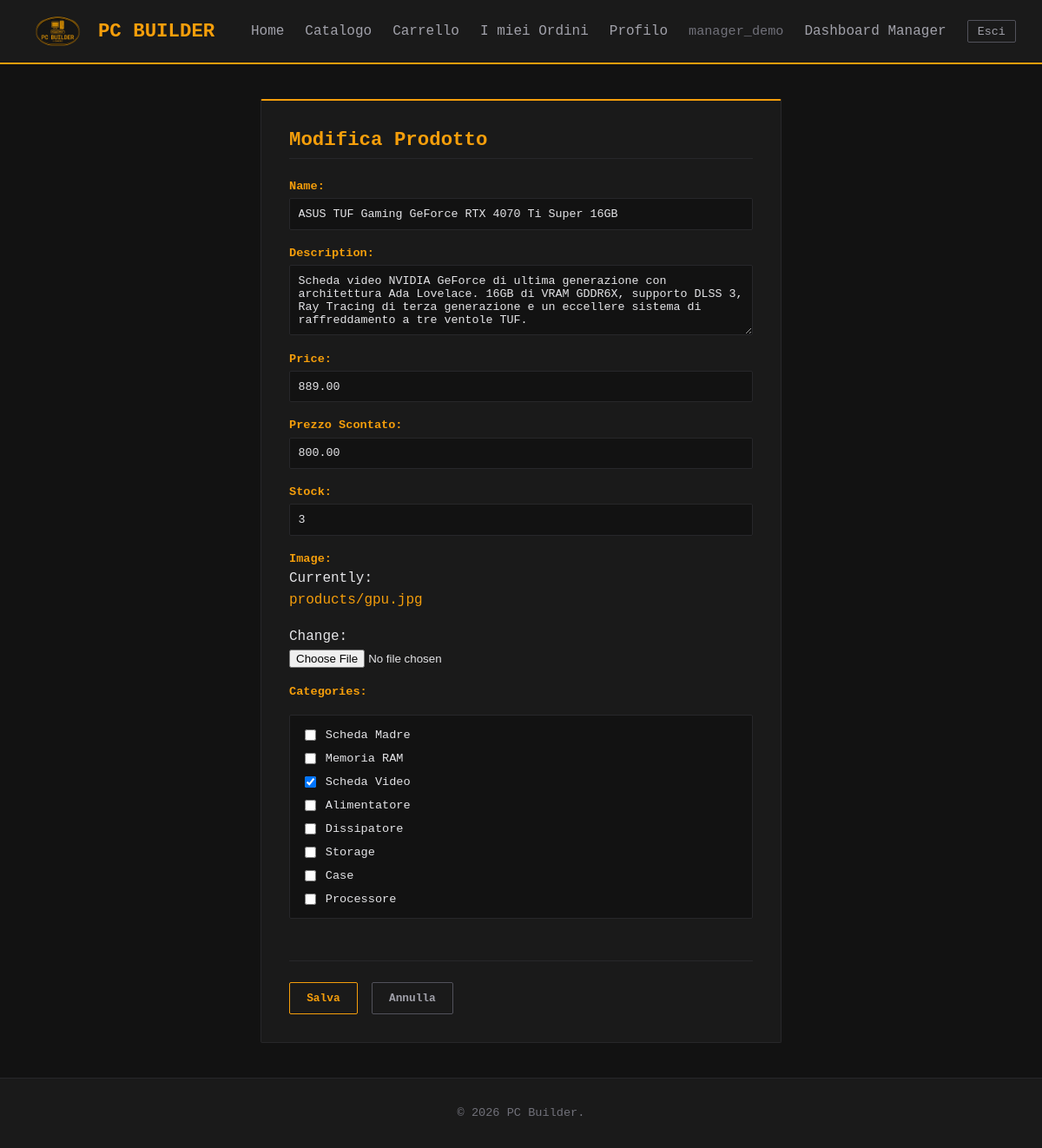
Page /shop/dashboard/product/7/edit/ (signed in) on the earlier database version.
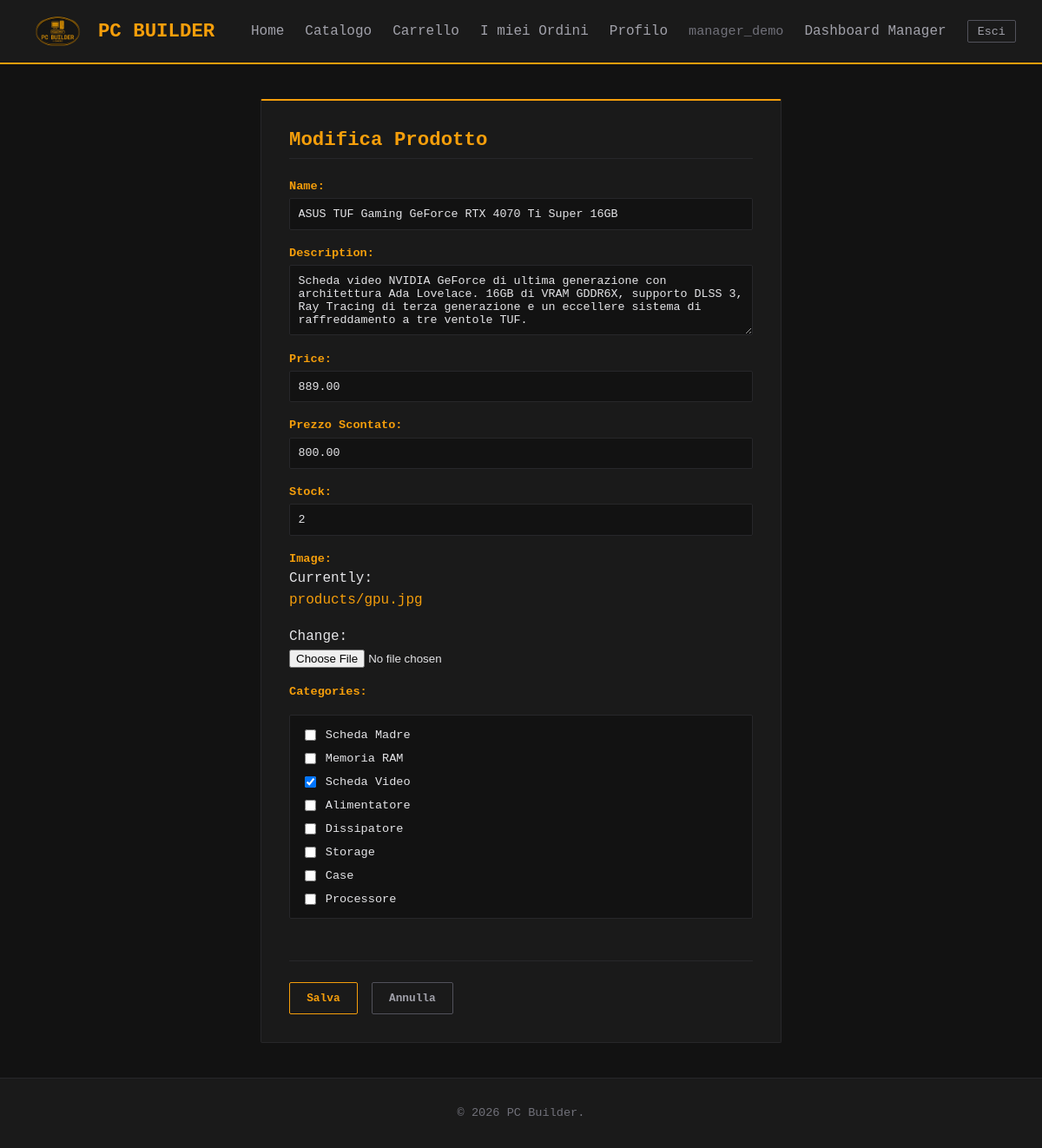
Same page on the later database version.
### shop/models.py (models this page shows, shortened)
class Product(models.Model):
    name = models.CharField(max_length=200)
    description = models.TextField(blank=True)
    price = models.DecimalField(max_digits=10, decimal_places=2, validators=[MinValueValidator(0)])
    discount_price = models.DecimalField(max_digits=10, decimal_places=2, blank=True, null=True, validators=[MinValueValidator(0)], verbose_name="Prezzo Scontato")
    stock = models.IntegerField(default=0, validators=[MinValueValidator(0)])
    image = models.ImageField(upload_to='products/', default='products/default.png', blank=True)
    categories = models.ManyToManyField(Category, related_name='products', blank=True)
    class Meta:
        constraints = [
            models.CheckConstraint(
                check=models.Q(price__gte=0),
                name='product_price_gte_zero'
            ),
            models.CheckConstraint(
                check=models.Q(stock__gte=0),
                name='product_stock_gte_zero'
            ),
            models.CheckConstraint(
                check=models.Q(discount_price__lt=models.F('price')) | models.Q(discount_price__isnull=True),
                name='product_discount_price_lt_price'
            ),
        ]

class Category(models.Model):
    name = models.CharField(max_length=100)
    def __str__(self):
        return self.name

### shop/views.py (the view, shortened to what this page needs)
# urls.py: path("dashboard/product/<int:pk>/edit/", views.ProductUpdateView.as_view(), name="product_update"),
class ProductUpdateView(ManagerFormMixin, UpdateView):
    model = Product
    form_class = ProductForm
    permission_required = 'shop.change_product'
    entity_title = 'Prodotto'

### shop/forms.py (shortened to what this page needs)
class ProductForm(forms.ModelForm):
    class Meta:
        model = Product
        fields = ['name', 'description', 'price', 'discount_price', 'stock', 'image', 'categories']
        widgets = {
            'name': forms.TextInput(attrs={'class': 'form-control', 'placeholder': 'Nome del Prodotto'}),
            'description': forms.Textarea(attrs={'class': 'form-control', 'rows': 4, 'placeholder': 'Descrizione...'}),
            'price': forms.NumberInput(attrs={'class': 'form-control', 'step': '0.01', 'min': '0'}),
            'discount_price': forms.NumberInput(attrs={'class': 'form-control', 'step': '0.01', 'min': '0', 'placeholder': 'Lascia vuoto se non scontato'}),
            'stock': forms.NumberInput(attrs={'class': 'form-control', 'min': '0'}),
            'image': CustomClearableFileInput(attrs={'class': 'form-control'}),
            'categories': forms.CheckboxSelectMultiple(attrs={'class': 'category-checkboxes'}),
        }

### shop/cart.py (called while the page is built)
    def get_total_items(self):
        return sum(item['quantity'] for item in self)

    def __len__(self):
        return self.get_total_items()

### shop/context_processors.py (called while the page is built)
def cart(request):
    return {'cart': Cart(request)}

### templates/shop/entity_form.html (shortened to what this page needs)
{% extends 'base.html' %}
{% load static %}
{% block css %}
    <link rel="stylesheet" href="{% static 'css/dashboard.css' %}">
{% endblock %}
{% block content %}
<div class="form-card entity-form">
    <h2>
        {% if entity_type == 'order' %}
            Aggiorna Ordine #{{ object.id }}
        {% else %}
            {% if object %}Modifica{% else %}Aggiungi{% endif %} {{ entity_title }}
        {% endif %}
    </h2>
    <form method="post" enctype="multipart/form-data">
        {{ form.as_p }}
        <div class="form-actions">
            <button type="submit" class="btn-dashboard btn-add">Salva</button>
            <a href="{% url 'shop:manager_dashboard' %}" class="btn-dashboard btn-cancel">Annulla</a>
        </div>
    </form>
</div>
{% endblock %}

### shop/templates/shop/widgets/custom_clearable_file_input.html
{% if widget.is_initial %}{{ widget.initial_text }}: <a href="{{ widget.value.url }}">{{ widget.value }}</a><br>
{{ widget.input_text }}:{% endif %}
<input type="{{ widget.type }}" name="{{ widget.name }}"{% include "django/forms/widgets/attrs.html" %}>

Differences in the rows shown:
changed Product "products/gpu.jpg": stock "3" → "2"
